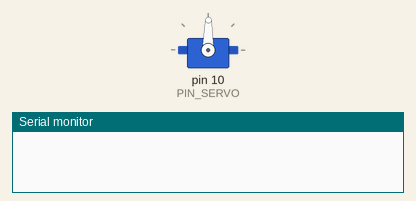
This sketch was run on a simulated Arduino Uno, built with avr-gcc and run on an emulated ATmega328P. Parts: servo, the last lines printed to the serial monitor.

Above: at 0.7 s.
At 2.21 s:
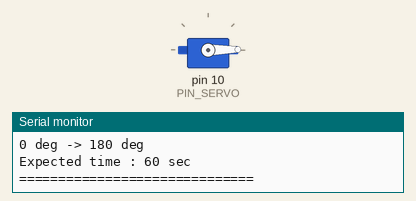
At 21.05 s:
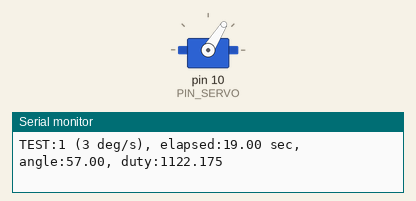
At 39.25 s:
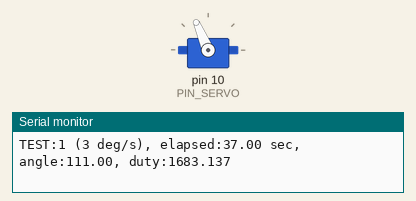
Timing chart, 0 to 40.0 s (numbered marks = the images above):
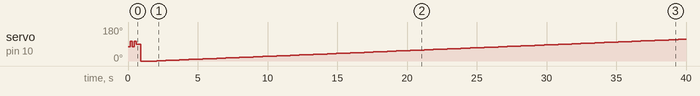

Measured:
- by itself, servo on pin 10 (PIN_SERVO): 75° → 104° at 0.15 s, → 75° 0.15 s later, → 104° 0.15 s later, → 89° 0.15 s later, … (120 changes in this stretch)

The sketch:

13_challenge.ino
```cpp
#include <Servo.h>

#define PIN_SERVO 10

// Servo calibration
#define _DUTY_MIN 530
#define _DUTY_NEU 1465
#define _DUTY_MAX 2400

#define INTERVAL 20

Servo myservo;

unsigned long last_update = 0;
unsigned long last_print = 0;
unsigned long phase_start_time = 0;

float duty_curr;

// mode 0 : TEST 1, 3 deg/s, 0 -> 180
// mode 1 : TEST 2, 0.3 deg/s, 180 -> 90
// mode 2 : finished
int mode = 0;


// 테스트 시작을 눈으로 구분하기 위한 빠른 움직임
void signalMove(int count)
{
  for (int i = 0; i < count; i++) {
    myservo.writeMicroseconds(_DUTY_NEU - 150);
    delay(150);

    myservo.writeMicroseconds(_DUTY_NEU + 150);
    delay(150);
  }

  myservo.writeMicroseconds(_DUTY_NEU);
  delay(300);
}


void setup()
{
  myservo.attach(PIN_SERVO);

  Serial.begin(57600);

  // =========================
  // TEST 1 시작 신호
  // 빠르게 좌우 2번
  // =========================
  signalMove(2);

  // TEST 1 시작 위치 : 0도
  duty_curr = _DUTY_MIN;
  myservo.writeMicroseconds((int)duty_curr);
  delay(500);

  // 실제 측정 시작 시간
  phase_start_time = millis();
  last_update = millis();
  last_print = millis();

  Serial.println("==============================");
  Serial.println("TEST 1 START");
  Serial.println("Speed : 3 deg/s");
  Serial.println("0 deg -> 180 deg");
  Serial.println("Expected time : 60 sec");
  Serial.println("==============================");
}


void loop()
{
  unsigned long now = millis();

  // 20ms마다 갱신
  if (now < last_update + INTERVAL)
    return;

  last_update += INTERVAL;


  // =====================================
  // TEST 1
  // 3 deg/s : 0 -> 180 degree
  // =====================================
  if (mode == 0) {

    float duty_change =
      (_DUTY_MAX - _DUTY_MIN)
      * (3.0 / 180.0)
      * (INTERVAL / 1000.0);

    duty_curr += duty_change;


    // 180도 도착
    if (duty_curr >= _DUTY_MAX) {

      duty_curr = _DUTY_MAX;
      myservo.writeMicroseconds((int)duty_curr);

      Serial.println();
      Serial.println("===== TEST 1 FINISHED =====");
      Serial.print("Elapsed time : ");
      Serial.print((now - phase_start_time) / 1000.0);
      Serial.println(" sec");


      // =========================
      // TEST 2 시작 신호
      // 빠르게 좌우 3번
      // =========================
      signalMove(3);


      // TEST 2 시작 위치 : 180도
      duty_curr = _DUTY_MAX;
      myservo.writeMicroseconds((int)duty_curr);
      delay(500);


      // TEST 2 시작
      mode = 1;

      phase_start_time = millis();
      last_update = millis();
      last_print = millis();

      Serial.println();
      Serial.println("==============================");
      Serial.println("TEST 2 START");
      Serial.println("Speed : 0.3 deg/s");
      Serial.println("180 deg -> 90 deg");
      Serial.println("Expected time : 300 sec");
      Serial.println("==============================");

      return;
    }
  }


  // =====================================
  // TEST 2
  // 0.3 deg/s : 180 -> 90 degree
  // =====================================
  else if (mode == 1) {

    float duty_change =
      (_DUTY_MAX - _DUTY_MIN)
      * (0.3 / 180.0)
      * (INTERVAL / 1000.0);

    duty_curr -= duty_change;


    // 90도 도착
    if (duty_curr <= _DUTY_NEU) {

      duty_curr = _DUTY_NEU;
      mode = 2;

      Serial.println();
      Serial.println("===== TEST 2 FINISHED =====");
      Serial.print("Elapsed time : ");
      Serial.print((now - phase_start_time) / 1000.0);
      Serial.println(" sec");

      Serial.println("===== ALL TEST FINISHED =====");
    }
  }


  // 실제 서보에 정수 duty 전달
  myservo.writeMicroseconds((int)duty_curr);


  // =====================================
  // 1초마다 Serial Monitor 출력
  // =====================================
  if ((mode != 2) && (now >= last_print + 1000)) {

    last_print += 1000;

    float angle =
      (duty_curr - _DUTY_MIN)
      * 180.0
      / (_DUTY_MAX - _DUTY_MIN);


    Serial.print("TEST:");

    if (mode == 0)
      Serial.print("1 (3 deg/s)");
    else
      Serial.print("2 (0.3 deg/s)");


    Serial.print(", elapsed:");
    Serial.print((now - phase_start_time) / 1000.0);
    Serial.print(" sec");

    Serial.print(", angle:");
    Serial.print(angle, 2);

    Serial.print(", duty:");
    Serial.println(duty_curr, 3);
  }
}
```
